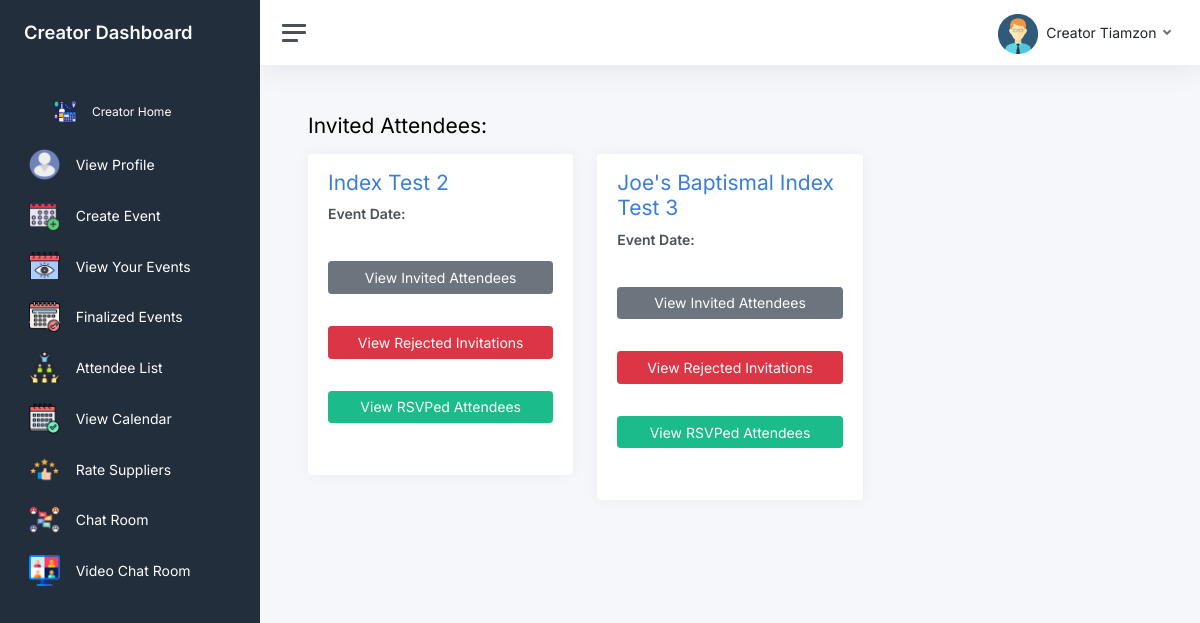
The app's page /event_attendee_list (signed in) with its own data.
### website/models.py (models this page shows)
class Users9(db.Model, UserMixin):
    id = db.Column(db.Integer, primary_key=True)
    email = db.Column(db.String(150), unique=True)
    password = db.Column(db.String(150))
    first_name = db.Column(db.String(150))
    last_name = db.Column(db.String(150))
    fullname = db.Column(db.String(150))
    role = db.Column(db.String(50))
    past_experience = db.Column(db.String)
    last_profile_update = db.Column(db.DateTime, nullable=True)
    admin_strikes = db.Column(db.Integer)
    events = db.relationship('Events17')
    attend = db.relationship('Attendee_events9')
    client_events = db.relationship('Client_events7')
    event_records = db.relationship('Event_records12', lazy='joined')  # New relationship
    credibility1 = db.Column(db.String(300), nullable=True)
    credibility2 = db.Column(db.String(300), nullable=True)
    credibility3 = db.Column(db.String(300), nullable=True)
    credibility4 = db.Column(db.String(300), nullable=True)
    credibility5 = db.Column(db.String(300), nullable=True)

class Event_records12(db.Model):
    id = db.Column(db.Integer, primary_key=True)
    event_name = db.Column(db.String)
    event_desc = db.Column(db.String)
    event_type = db.Column(db.String)
    event_privacy = db.Column(db.String)
    data1 = db.Column(db.String)
    room_code = db.Column(db.String)
    date_created = db.Column(db.DateTime(timezone=True), default=func.now())
    creator_id = db.Column(db.Integer, db.ForeignKey('users9.id'))  # Link to the user who created it
    rsvp_attendees = db.Column(db.String, index=True, default='')
    invited_attendees = db.Column(db.String, index=True, default='')
    max_attendee_num = db.Column(db.Integer)
    start_date = db.Column(db.DateTime)
    end_date = db.Column(db.DateTime)
    total_cost = db.Column(db.Float)  # New column to store the total cost of the event
    supplier_hired_status = db.Column(db.String, nullable=True)  # New field to store hire status as JSON
    image_path = db.Column(db.String)

### website/views_creator.py (the view)
@views_creator.route('/event_attendee_list', methods=['GET', 'POST'])
@login_required
def event_attendee_list():
    if current_user.role != "Event Creator":
        return redirect(url_for('views.role'))
    user_events = current_user.event_records
    events_data = []
    for event in user_events:
        try:
            attendee_data = json.loads(event.invited_attendees) if event.invited_attendees else []
        except (TypeError, json.JSONDecodeError):
            attendee_data = []
            print(f"Failed to parse invited_attendees for event ID {event.id}")
        try:
            rsvp_attendees = json.loads(event.rsvp_attendees) if event.rsvp_attendees else []
        except (TypeError, json.JSONDecodeError):
            rsvp_attendees = []
            print(f"Failed to parse rsvp_attendees for event ID {event.id}")
        rejected_invites = []
        for attendee in attendee_data:
            try:
                if isinstance(attendee, dict) and 'id' in attendee:
                    attendee_event = Attendee_events9.query.filter_by(user_id=attendee['id']).first()
                    if attendee_event and attendee_event.rejected_invites:
                        rejected_invites_json = json.loads(attendee_event.rejected_invites)
                        rejected_for_event = [reject for reject in rejected_invites_json if reject['event_name'] == event.event_name]
                        rejected_invites.extend(rejected_for_event)
                else:
                    print(f"Unexpected attendee data structure: {attendee}")
            except Exception as e:
                print(f"Error processing attendee data: {e}")
        events_data.append({
            'event_name': event.event_name,
            'event_desc': event.event_desc,
            'id': event.id,
            'rsvp_attendees': rsvp_attendees,
            'invited_attendees': attendee_data,
            'rejected_invites': rejected_invites,
            'max_attendee_num': event.max_attendee_num,
            'start_date': event.start_date,
            'end_date': event.end_date
        })
    return render_template('event_attendee_list.html', user=current_user, name=current_user.fullname, events=events_data)

### website/templates/event_attendee_list.html (shortened to what this page needs)
{% extends "base.html" %} {% block title %}Profile {% endblock %} {% block head
%}
<link href="css/app.css" rel="stylesheet" />
{% endblock %} {% block content %}
<nav id="sidebar" class="sidebar js-sidebar">
  <div class="sidebar-content js-simplebar">
    <a class="sidebar-brand" href="/create_event_home">
      <span class="align-middle">Creator Dashboard</span>
    </a>
    <ul class="sidebar-nav">
      <li class="sidebar-header">
        <a class="sidebar-link" href="/create_event_home">
          <i class="align-middle"
            ><img
              src="{{ url_for('static', filename='img/icons/icon-48x48.png') }}"
              alt=""
              style="max-width: 15%; max-height: 15%; object-fit: cover"
          /></i>
          <span class="align-middle" style="color: white">Creator Home</span>
        </a>
      </li>
      <li class="sidebar-item">
        <a class="sidebar-link" href="/create_event_profile">
          <i class="align-middle"
            ><img
              src="{{ url_for('static', filename='img/icons/user.png') }}"
              alt=""
              style="max-width: 15%; max-height: 15%; object-fit: cover"
          /></i>
          <span class="align-middle" style="color: white">View Profile</span>
        </a>
      </li>
      <li class="sidebar-item">
        <a class="sidebar-link" href="/create-event">
          <i class="align-middle"
            ><img
              src="{{ url_for('static', filename='img/icons/add-event.png') }}"
              alt=""
              style="max-width: 15%; max-height: 15%; object-fit: cover"
          /></i>
          <span class="align-middle" style="color: white">Create Event</span>
        </a>
      </li>
      <li class="sidebar-item">
        <a class="sidebar-link" href="/created_event_edit">
          <i class="align-middle"
            ><img
              src="{{ url_for('static', filename='img/icons/view.png') }}"
              alt=""
              style="max-width: 15%; max-height: 15%; object-fit: cover"
          /></i>
          <span class="align-middle" style="color: white"
            >View Your Events</span
          >
        </a>
      </li>
      <li class="sidebar-item">
        <a class="sidebar-link" href="/create_event_history">
          <i class="align-middle"
            ><img
              src="{{ url_for('static', filename='img/icons/calendar_final.png') }}"
              alt=""
              style="max-width: 15%; max-height: 15%; object-fit: cover"
          /></i>
          <span class="align-middle" style="color: white"
            >Finalized Events</span
          >
        </a>
      </li>
      <li class="sidebar-item">
        <a class="sidebar-link" href="/event_attendee_list">
          <i class="align-middle"
            ><img
              src="{{ url_for('static', filename='img/icons/audience.png') }}"
              alt=""
              style="max-width: 15%; max-height: 15%; object-fit: cover"
          /></i>
          <span class="align-middle" style="color: white">Attendee List</span>
        </a>
      </li>
      <li class="sidebar-item">
        <a class="sidebar-link" href="/calendar">
          <i class="align-middle"
            ><img
              src="{{ url_for('static', filename='img/icons/calendar.png') }}"
              alt=""
              style="max-width: 15%; max-height: 15%; object-fit: cover"
          /></i>
          <span class="align-middle" style="color: white">View Calendar</span>
        </a>
      </li>
      <li class="sidebar-item">
        <a class="sidebar-link" href="/rating_and_feedback">
          <i class="align-middle"
            ><img
              src="{{ url_for('static', filename='img/icons/rate.png') }}"
              alt=""
              style="max-width: 15%; max-height: 15%; object-fit: cover"
          /></i>
          <span class="align-middle" style="color: white">Rate Suppliers</span>
        </a>
      </li>
      <li class="sidebar-item">
        <a class="sidebar-link" href="/join_room">
          <i class="align-middle"
            ><img
              src="{{ url_for('static', filename='img/icons/chat.png') }}"
              alt=""
              style="max-width: 15%; max-height: 15%; object-fit: cover"
          /></i>
          <span class="align-middle" style="color: white">Chat Room</span>
        </a>
      </li>
      <li class="sidebar-item">
        <a class="sidebar-link" href="/video_chat_dashboard" target="_blank">
          <i class="align-middle"
            ><img
              src="{{ url_for('static', filename='img/icons/videoconference.png') }}"
              alt=""
              style="max-width: 15%; max-height: 15%; object-fit: cover"
          /></i>
          <span class="align-middle" style="color: white">Video Chat Room</span>
        </a>
      </li>
    </ul>
  </div>
</nav>
<div class="main">
  <nav class="navbar navbar-expand navbar-light navbar-bg">
    <a class="sidebar-toggle js-sidebar-toggle">
      <i class="hamburger align-self-center"></i>
    </a>
    <div class="navbar-collapse collapse">
      <ul class="navbar-nav navbar-align">
        <li class="nav-item dropdown">
          <a
            class="nav-link dropdown-toggle d-none d-sm-inline-block"
            href="#"
            data-bs-toggle="dropdown"
          >
            <img
              src="{{ url_for('static', filename='img/avatars/avatar.png') }}"
              class="avatar img-fluid rounded me-1"
              alt="User Avatar"
            />
            <span class="text-dark">{{ name }}</span>
          </a>
        </li>
      </ul>
    </div>
  </nav>
  <main class="content">
    <div class="container-fluid p-0">
      <h1 class="h3 mb-3">Invited Attendees:</h1>
      <div class="row">
        {% for event in events %}
        <div class="col-md-4 mb-4">
          <div class="card">
            <div class="card-header">
              <h3 class="text-primary">{{ event.event_name }}</h3>
              <p class="mb-0">
                <strong>Event Date:</strong> {{ event.event_date }}
              </p>
            </div>
            <div class="card-body">
              <div class="invited_attendees mb-4">
                <button
                  class="btn btn-secondary toggle-btn w-100 mb-2"
                  data-toggle="collapse"
                  data-target="#attendees-{{ event.id }}"
                >
                  View Invited Attendees
                </button>
              </div>
              <div class="invitation_rejected_container mb-4">
                <button
                  class="btn btn-danger toggle-btn w-100 mb-2"
                  data-toggle="collapse"
                  data-target="#rejected-{{ event.id }}"
                >
                  View Rejected Invitations
                </button>
              </div>
              <div class="rsvp_attendees_container mb-4">
                <button
                  class="btn btn-success toggle-btn w-100 mb-2"
                  data-toggle="collapse"
                  data-target="#rsvp-{{ event.id }}"
                >
                  View RSVPed Attendees
                </button>
              </div>
            </div>
          </div>
        </div>
        {% endfor %}
      </div>
    </div>
  </main>
</div>
{% endblock %}

### website/templates/event_attendee_list.html (style rules this page uses)
.toggle-btn { color: blue; }

### records on screen
Users9: fullname "Creator Tiamzon"
Event_records12: event_name "Index Test 2"
Event_records12: event_name "Joe's Baptismal Index Test 3"
